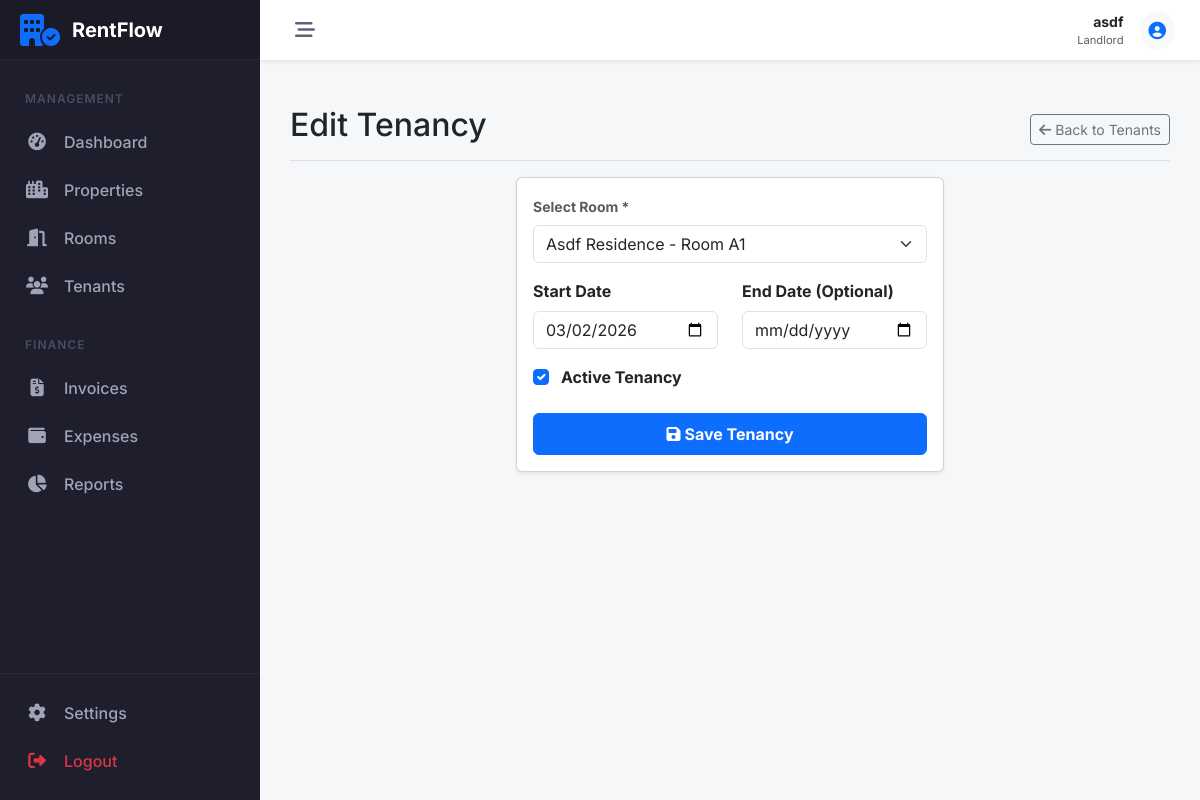
/properties/tenancies/7/edit/ (signed in), run on the app's committed database.
### accounts/models.py (models this page shows, shortened)
class Profile(models.Model):
    ROLE_CHOICES = (
        ('LANDLORD', 'Landlord'),
        ('TENANT', 'Tenant'),
    )
    user = models.OneToOneField(User, on_delete=models.CASCADE, related_name='profile')
    role = models.CharField(max_length=10, choices=ROLE_CHOICES, default='TENANT', db_index=True)
    phone = models.CharField(max_length=15, blank=True)
    address = models.TextField(blank=True)
    needs_password_change = models.BooleanField(default=False)
    created_at = models.DateTimeField(auto_now_add=True)
    updated_at = models.DateTimeField(auto_now=True)

### properties/models.py (models this page shows, shortened)
class Tenancy(models.Model):
    tenant = models.ForeignKey(User, on_delete=models.CASCADE, related_name='tenancies')
    room = models.ForeignKey(Room, on_delete=models.CASCADE, related_name='tenancies')
    start_date = models.DateField()
    end_date = models.DateField(null=True, blank=True)
    is_active = models.BooleanField(default=True, db_index=True)
    class Meta:
        verbose_name_plural = "Tenancies"

### properties/views.py (the view, shortened to what this page needs)
# urls.py: path('tenancies/<int:pk>/edit/', TenancyUpdateView.as_view(), name='tenancy_edit'),
class TenancyUpdateView(LandlordRequiredMixin, UpdateView):
    model = Tenancy
    form_class = TenancyForm
    template_name = 'properties/tenancy_form.html'
    success_url = reverse_lazy('properties:tenancy_list')
    def get_queryset(self):
        return Tenancy.objects.filter(room__property__landlord=self.request.user)
    def get_form_kwargs(self):
        kwargs = super().get_form_kwargs()
        kwargs['landlord'] = self.request.user
        return kwargs

### core/mixins.py (called while the page is built)
    def test_func(self):
        user = self.request.user
        return user.is_authenticated and hasattr(user, 'profile') and user.profile.role == 'LANDLORD'

### properties/models.py (called while the page is built)
    def __str__(self):
        return f"{self.property.name} - Room {self.room_number}"

### properties/templates/properties/tenancy_form.html (shortened to what this page needs)
{% extends 'core/base.html' %}
{% block content %}
<div class="d-flex justify-content-between flex-wrap flex-md-nowrap align-items-center pt-3 pb-2 mb-3 border-bottom">
    <h1 class="h2">{% if form.instance.pk %}Edit Tenancy{% else %}Add Tenancy{% endif %}</h1>
    <a href="{% url 'properties:tenancy_list' %}" class="btn btn-sm btn-outline-secondary">
        <i class="fa-solid fa-arrow-left me-1"></i>Back to Tenants
    </a>
</div>
<div class="row justify-content-center">
    <div class="col-md-6">
        <div class="card shadow-sm">
            <div class="card-body">
                <form method="post" novalidate>
                    <div class="mb-3">
                        <label for="{{ form.room.id_for_label }}" class="form-label fw-bold small text-muted">Select
                            Room *</label>
                        {{ form.room }}
                    </div>
                    <div class="row mb-3">
                        <div class="col-md-6">
                            <label for="{{ form.start_date.id_for_label }}" class="form-label fw-bold">Start
                                Date</label>
                            {{ form.start_date }}
                        </div>
                        <div class="col-md-6">
                            <label for="{{ form.end_date.id_for_label }}" class="form-label fw-bold">End Date
                                (Optional)</label>
                            {{ form.end_date }}
                        </div>
                    </div>
                    <div class="mb-4 form-check">
                        {{ form.is_active }}
                        <label for="{{ form.is_active.id_for_label }}" class="form-check-label fw-bold ms-1">Active
                            Tenancy</label>
                    </div>
                    <div class="d-grid">
                        <button type="submit" class="btn btn-primary py-2 fw-bold">
                            <i class="fa-solid fa-save me-1"></i>Save Tenancy
                        </button>
                    </div>
                </form>
            </div>
        </div>
    </div>
</div>
{% endblock %}

### core/templates/core/base.html (shortened to what this page needs)
<!DOCTYPE html>
<html lang="en">
<head>
    <link href="https://cdn.jsdelivr.net/npm/bootstrap@5.3.0/dist/css/bootstrap.min.css" rel="stylesheet">
    <link rel="stylesheet" href="https://cdnjs.cloudflare.com/ajax/libs/font-awesome/6.5.1/css/all.min.css">
</head>
<body>
    {% if user.is_authenticated %}
    <aside id="sidebar">
        <div class="sidebar-logo">
            <i class="fa-solid fa-building-circle-check fa-2x text-primary"></i>
            <span class="logo-text">RentFlow</span>
        </div>
        <div class="sidebar-nav">
            {% if user.profile.role == 'LANDLORD' %}
            <div class="nav-header">Management</div>
            <a href="{% url 'dashboard:landlord_dash' %}"
                class="nav-link-custom {% if 'dashboard' in request.resolver_match.view_name %}active{% endif %}">
                <i class="fa-solid fa-gauge-high"></i>
                <span>Dashboard</span>
            </a>
            <div class="nav-item">
                <a class="nav-link-custom" data-bs-toggle="collapse" href="#collapse-properties" role="button"
                    aria-expanded="false" aria-controls="collapse-properties">
                    <i class="fa-solid fa-city"></i>
                    <span>Properties</span>
                </a>
            </div>
            <div class="nav-item">
                <a class="nav-link-custom" data-bs-toggle="collapse" href="#collapse-rooms" role="button"
                    aria-expanded="false" aria-controls="collapse-rooms">
                    <i class="fa-solid fa-door-open"></i>
                    <span>Rooms</span>
                </a>
            </div>
            <div class="nav-item">
                <a class="nav-link-custom" data-bs-toggle="collapse" href="#collapse-tenants" role="button"
                    aria-expanded="false" aria-controls="collapse-tenants">
                    <i class="fa-solid fa-users"></i>
                    <span>Tenants</span>
                </a>
            </div>
            <div class="nav-header mt-3">Finance</div>
            <div class="nav-item">
                <a class="nav-link-custom" data-bs-toggle="collapse" href="#collapse-invoices" role="button"
                    aria-expanded="false" aria-controls="collapse-invoices">
                    <i class="fa-solid fa-file-invoice-dollar"></i>
                    <span>Invoices</span>
                </a>
            </div>
            <div class="nav-item">
                <a class="nav-link-custom" data-bs-toggle="collapse" href="#collapse-expenses" role="button"
                    aria-expanded="false" aria-controls="collapse-expenses">
                    <i class="fa-solid fa-wallet"></i>
                    <span>Expenses</span>
                </a>
            </div>
            <a href="{% url 'payments:financial_report' %}"
                class="nav-link-custom {% if 'report' in request.resolver_match.view_name %}active{% endif %}">
                <i class="fa-solid fa-chart-pie"></i>
                <span>Reports</span>
            </a>
            {% endif %}
        </div>
        <div class="sidebar-footer">
            <a href="#" class="nav-link-custom">
                <i class="fa-solid fa-gear"></i>
                <span>Settings</span>
            </a>
            <a href="javascript:void(0)" onclick="document.getElementById('logout-form').submit()"
                class="nav-link-custom text-danger">
                <i class="fa-solid fa-right-from-bracket"></i>
                <span>Logout</span>
            </a>
        </div>
    </aside>
    <div id="main-wrapper">
        <header id="topbar">
            <button class="toggle-btn" id="sidebar-toggle">
                <i class="fa-solid fa-bars-staggered"></i>
            </button>
            <div class="ms-auto d-flex align-items-center">
                <div class="me-3 d-none d-md-block text-end">
                    <div class="fw-bold small text-dark">{{ user.username }}</div>
                    <div class="text-muted small" style="font-size: 0.7rem;">{{ user.profile.get_role_display }}</div>
                </div>
                <div class="dropdown">
                    <a href="#" class="btn btn-light btn-sm rounded-circle p-2" data-bs-toggle="dropdown">
                    </a>
                </div>
            </div>
        </header>
        <main id="content-area">
            {% block content %}{% endblock %}
        </main>
    </div>
    {% endif %}
</body>
</html>

### core/templates/core/base.html (style rules this page uses)
:root { --sidebar-width: 260px; --sidebar-collapsed-width: 70px; --sidebar-bg: #1e1e2d; --sidebar-hover: #2b2b40; --sidebar-active: #3699ff; --topbar-height: 60px; --transition-speed: 0.3s; }
body { font-family: 'Inter', sans-serif; background-color: #f5f7f9; overflow-x: hidden; }
#sidebar { width: var(--sidebar-width); height: 100vh; position: fixed; left: 0; top: 0; background: var(--sidebar-bg); color: #a2a3b7; transition: all var(--transition-speed) ease-in-out; z-index: 1000; display: flex; flex-direction: column; }
.sidebar-logo { padding: 20px; height: var(--topbar-height); display: flex; align-items: center; border-bottom: 1px solid rgba(255, 255, 255, 0.05); background: rgba(0, 0, 0, 0.1); overflow: hidden; white-space: nowrap; }
.logo-text { font-weight: 700; font-size: 1.25rem; color: #fff; margin-left: 12px; transition: opacity var(--transition-speed); }
.sidebar-nav { padding: 20px 0; flex-grow: 1; overflow-y: auto; overflow-x: hidden; }
.nav-header { padding: 10px 25px; font-size: 0.75rem; text-transform: uppercase; font-weight: 600; letter-spacing: 1px; color: #4b4b62; }
.nav-link-custom { display: flex; align-items: center; padding: 12px 25px; color: #a2a3b7; text-decoration: none; transition: all 0.2s; white-space: nowrap; position: relative; }
.nav-link-custom i { width: 24px; font-size: 1.1rem; text-align: center; }
.nav-link-custom span { margin-left: 15px; font-weight: 500; transition: opacity var(--transition-speed); }
#main-wrapper { margin-left: var(--sidebar-width); min-height: 100vh; transition: all var(--transition-speed) ease-in-out; display: flex; flex-direction: column; }
#topbar { height: var(--topbar-height); background: #fff; box-shadow: 0 0.125rem 0.25rem rgba(0, 0, 0, 0.075); display: flex; align-items: center; padding: 0 25px; position: sticky; top: 0; z-index: 999; }
.toggle-btn { background: transparent; border: none; font-size: 1.25rem; color: #5e6278; cursor: pointer; padding: 5px 10px; border-radius: 4px; }
#content-area { padding: 30px; flex-grow: 1; }
.sidebar-footer { border-top: 1px solid rgba(255, 255, 255, 0.05); padding: 15px 0; }

### data on the page
Tenancy: room "Asdf Residence - Room A1", start_date "03/02/2026", is_active "☑"

### other printed values
{{ user.username }} "asdf"
{{ user.profile.get_role_display }} "Landlord"
